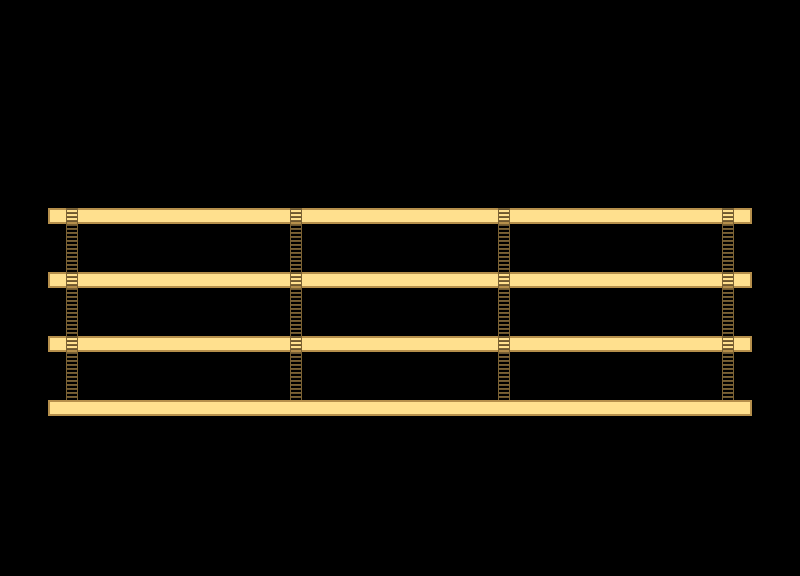

A 2D game scene composited from a Tiled map and its tileset images. What follows is a short description and the map's XML, with each tile layer's data collapsed to a summary:
An orthogonal 50x36 tile map with 16x16 px tiles, 3 tile layers (Platforms, Ladders, Stoppers).

<map version="1.0" orientation="orthogonal" renderorder="right-down" width="50" height="36" tilewidth="16" tileheight="16" nextobjectid="1">
 <tileset firstgid="1" name="tileset" tilewidth="16" tileheight="16">
  <image source="../tileset.png" width="96" height="32" />
 </tileset>
 <layer name="Platforms" width="50" height="36">
  <data>[1800 cells, 191 non-empty, 4 distinct tile ids]</data>
 </layer>
 <layer name="Ladders" width="50" height="36">
  <data>[1800 cells, 48 non-empty, 1 distinct tile ids]</data>
 </layer>
 <layer name="Stoppers" width="50" height="36">
  <data>[1800 cells, 8 non-empty, 1 distinct tile ids]</data>
 </layer>
</map>